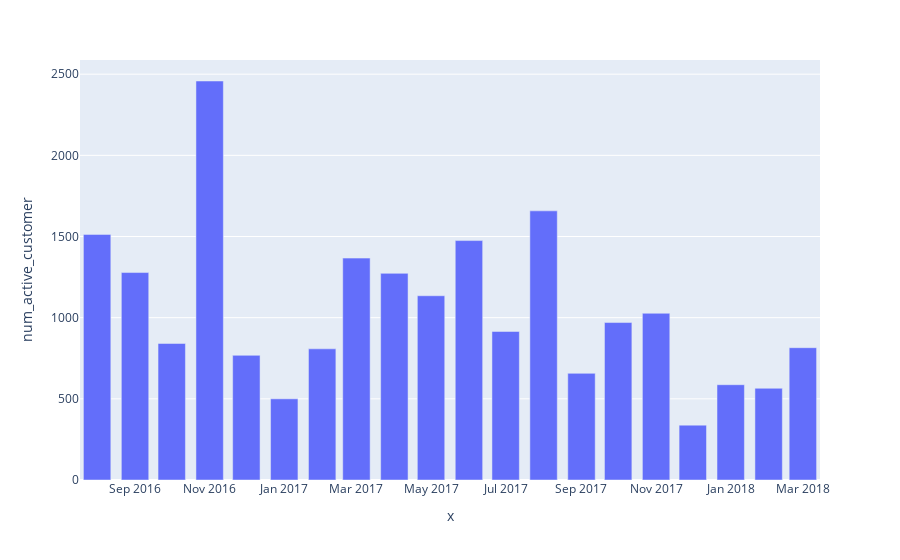

Notebook code cell kept with this figure:
### Code cell
px.bar(data_frame=df_active_order_pivot_new,x=df_active_order_pivot_new.index,y='num_active_customer')

### Figure 1 — Plotly figure (JSON) as saved in the notebook; plotly's stock layout.template omitted (floating-point values rounded to 4 significant figures)
{"data": [{"alignmentgroup": "True", "hoverlabel": {"namelength": 0}, "hovertemplate": "x=%{x}<br>num_active_customer=%{y}", "legendgroup": "", "marker": {"color": "#636efa"}, "name": "", "offsetgroup": "", "orientation": "v", "showlegend": false, "textposition": "auto", "type": "bar", "x": ["2016-08", "2016-09", "2016-10", "2016-11", "2016-12", "2017-01", "2017-02", "2017-03", "2017-04", "2017-05", "2017-06", "2017-07", "2017-08", "2017-09", "2017-10", "2017-11", "2017-12", "2018-01", "2018-02", "2018-03"], "xaxis": "x", "y": [1513, 1278, 841, 2458, 768, 500, 808, 1367, 1273, 1135, 1475, 915, 1658, 657, 970, 1027, 338, 587, 565, 815], "yaxis": "y"}], "layout": {"barmode": "relative", "legend": {"tracegroupgap": 0}, "margin": {"t": 60}, "xaxis": {"anchor": "y", "domain": [0, 1], "title": {"text": "x"}}, "yaxis": {"anchor": "x", "domain": [0, 1], "title": {"text": "num_active_customer"}}}}
